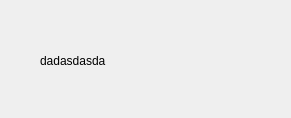
<?xml version="1.0" encoding="UTF-8"?>
<ui version="4.0">
 <class>Form</class>
 <widget class="QWidget" name="Form">
  <property name="geometry">
   <rect>
    <x>0</x>
    <y>0</y>
    <width>291</width>
    <height>118</height>
   </rect>
  </property>
  <property name="windowTitle">
   <string>Form</string>
  </property>
  <widget class="QLabel" name="label">
   <property name="geometry">
    <rect>
     <x>40</x>
     <y>10</y>
     <width>161</width>
     <height>101</height>
    </rect>
   </property>
   <property name="text">
    <string>dadasdasda</string>
   </property>
  </widget>
 </widget>
 <resources/>
 <connections/>
</ui>
